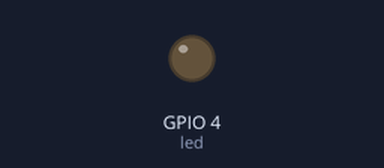
This program was run on a simulated Raspberry Pi (BCM pin numbers). On the bench: output pins drawn as LEDs (lit = HIGH). Random numbers come from a fixed seed. At 5.7 s the program stops and its outputs stay as they are.

Above: at 0.1 s.
At 5.7 s:
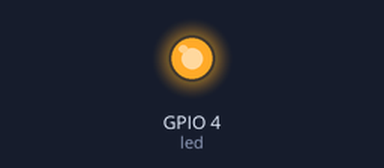
Timing chart, 0 to 7.2 s (numbered marks = the images above):
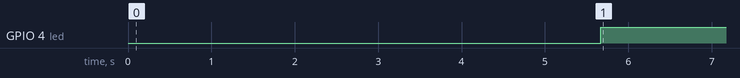

The program:

reaction.py
```python
import RPi.GPIO as GPIO
import time
import random

GPIO.setmode(GPIO.BCM)
GPIO.setwarnings(False)
led = 4
GPIO.setup(led, GPIO.OUT)
GPIO.output(led, 0)
time.sleep(random.uniform(5, 10))
GPIO.output(led, 1)
```

Measured:
- by itself, GPIO 4 (led): LOW → HIGH at 5.7 s
